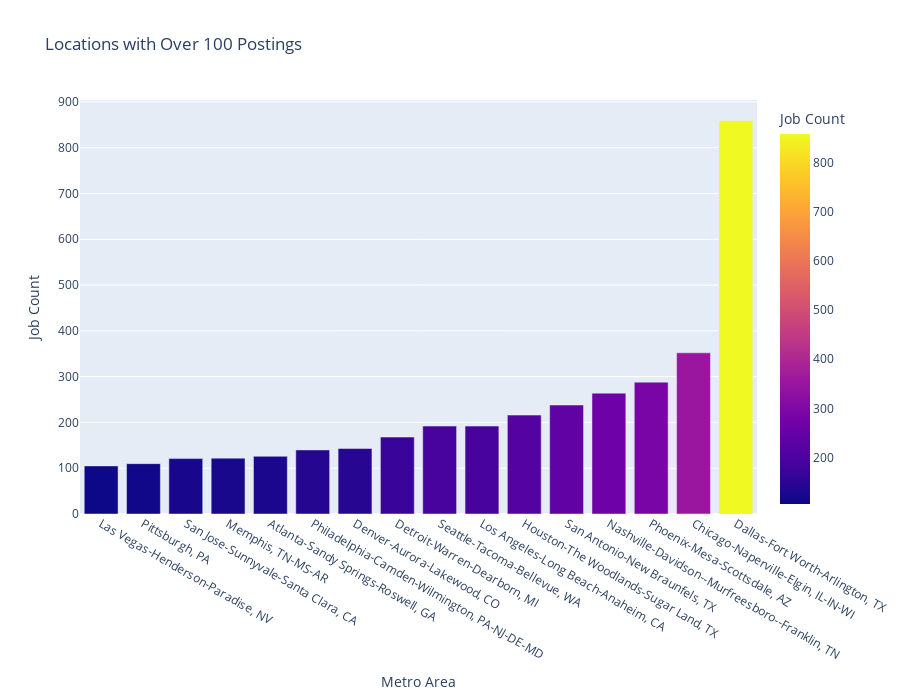

Here is the notebook cell this chart was saved with:
### Code cell
#Plot bar chart to show distrobution of job postings of atleast 100 per metro area
posting_location_100 = posting_location_100.sort_values(by='Job Count', ascending=True)
data = px.data.gapminder()

fig = px.bar(posting_location_100, x='Metro Area', y='Job Count',
             hover_data=['MSA_ID','Metro Area', 'Job Count'],
             title="Locations with Over 100 Postings",
             labels={'MSA_ID':'MSA ID'},
             color='Job Count', height=700)
fig.show()

### Figure 1 — Plotly figure (JSON) as saved in the notebook; plotly's stock layout.template omitted (floating-point values rounded to 4 significant figures)
{"data": [{"alignmentgroup": "True", "customdata": [[29820], [38300], [41940], [32820], [12060], [37980], [19740], [19820], [42660], [31080], [26420], [41700], [34980], [38060], [16980], [19100]], "hovertemplate": "Metro Area=%{x}<br>Job Count=%{marker.color}<br>MSA ID=%{customdata[0]}<extra></extra>", "legendgroup": "", "marker": {"color": [105, 110, 121, 122, 126, 140, 143, 168, 192, 192, 216, 238, 264, 288, 352, 859], "coloraxis": "coloraxis"}, "name": "", "offsetgroup": "", "orientation": "v", "showlegend": false, "textposition": "auto", "type": "bar", "x": ["Las Vegas-Henderson-Paradise, NV", "Pittsburgh, PA", "San Jose-Sunnyvale-Santa Clara, CA", "Memphis, TN-MS-AR", "Atlanta-Sandy Springs-Roswell, GA", "Philadelphia-Camden-Wilmington, PA-NJ-DE-MD", "Denver-Aurora-Lakewood, CO", "Detroit-Warren-Dearborn, MI", "Seattle-Tacoma-Bellevue, WA", "Los Angeles-Long Beach-Anaheim, CA", "Houston-The Woodlands-Sugar Land, TX", "San Antonio-New Braunfels, TX", "Nashville-Davidson--Murfreesboro--Franklin, TN", "Phoenix-Mesa-Scottsdale, AZ", "Chicago-Naperville-Elgin, IL-IN-WI", "Dallas-Fort Worth-Arlington, TX"], "xaxis": "x", "y": [105, 110, 121, 122, 126, 140, 143, 168, 192, 192, 216, 238, 264, 288, 352, 859], "yaxis": "y"}], "layout": {"barmode": "relative", "coloraxis": {"colorbar": {"title": {"text": "Job Count"}}, "colorscale": [[0, "#0d0887"], [0.1111, "#46039f"], [0.2222, "#7201a8"], [0.3333, "#9c179e"], [0.4444, "#bd3786"], [0.5556, "#d8576b"], [0.6667, "#ed7953"], [0.7778, "#fb9f3a"], [0.8889, "#fdca26"], [1, "#f0f921"]]}, "height": 700, "legend": {"tracegroupgap": 0}, "title": {"text": "Locations with Over 100 Postings"}, "xaxis": {"anchor": "y", "domain": [0, 1], "title": {"text": "Metro Area"}}, "yaxis": {"anchor": "x", "domain": [0, 1], "title": {"text": "Job Count"}}}}
